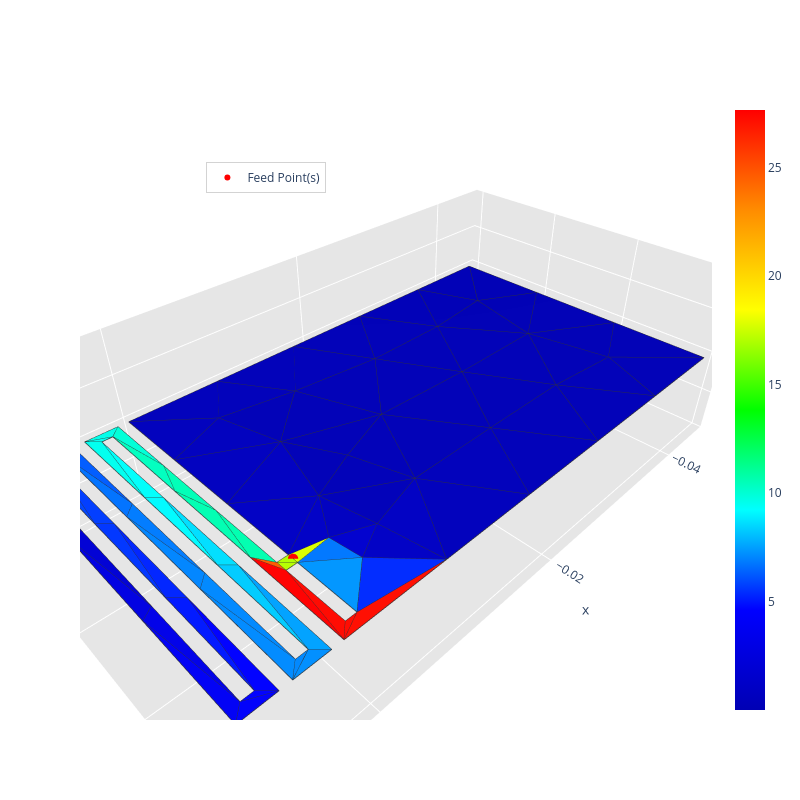
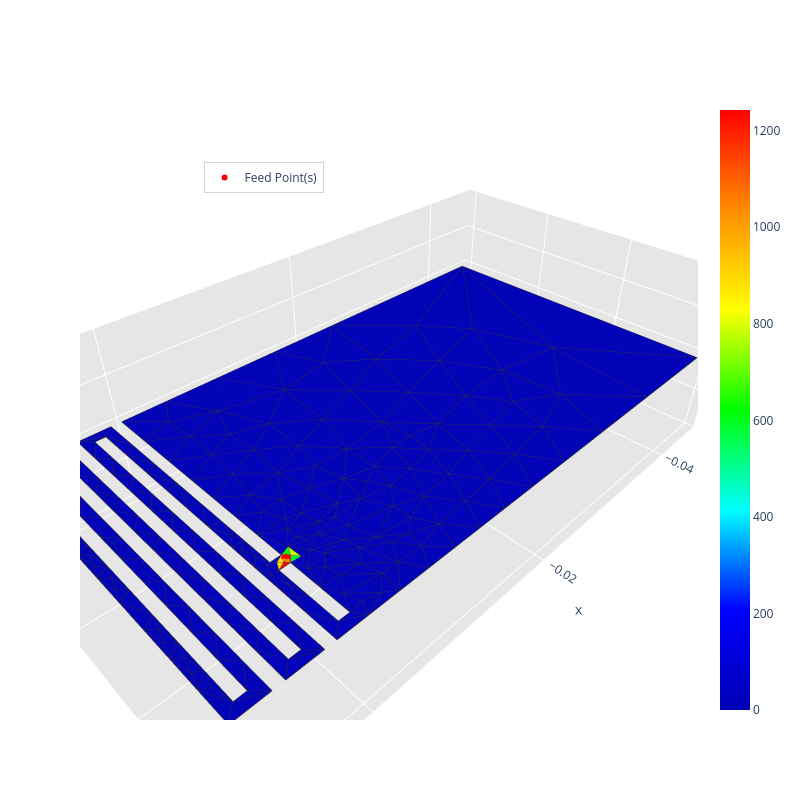
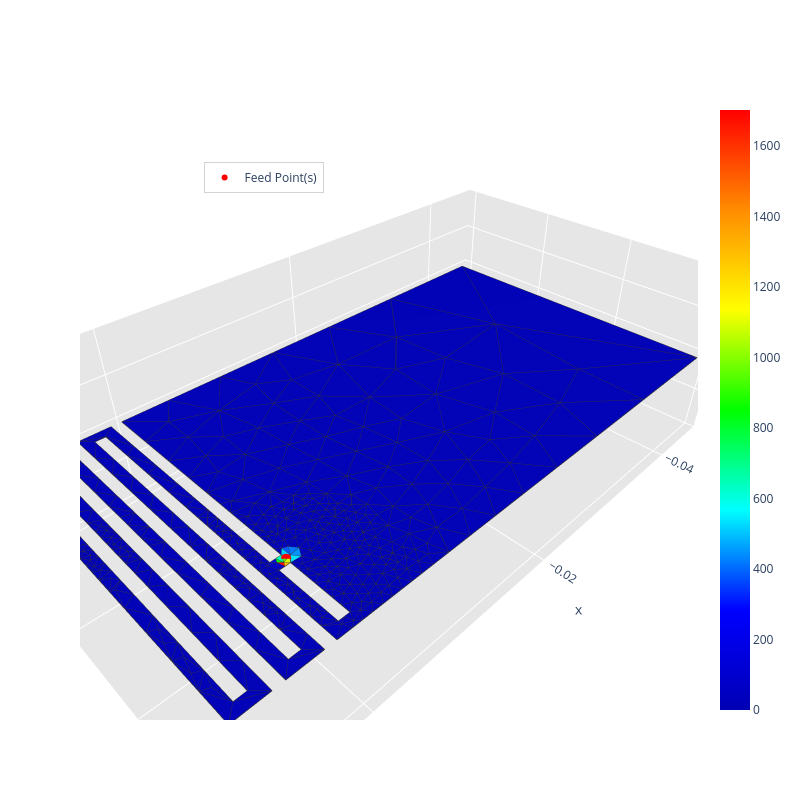

Write notebook code for charts like these, in order.
### Code cell
run_radiation_refinement(config, sizes, grid_points, radius_vicinity, path, frequency, feed_point)

### Figure 1 — Plotly figure (JSON) as saved in the notebook; plotly's stock layout.template omitted (floating-point values rounded to 4 significant figures; data arrays with more than 128 entries replaced by an {"elided": "..."} marker saying what was removed)
{"data": [{"facecolor": ["rgb(0, 0, 189)", "rgb(0, 0, 181)", "rgb(0, 0, 191)", "rgb(0, 0, 181)", "rgb(0, 0, 194)", "rgb(0, 0, 186)", "rgb(0, 0, 183)", "rgb(0, 0, 181)", "rgb(0, 0, 193)", "rgb(0, 0, 181)", "rgb(0, 0, 181)", "rgb(0, 0, 181)", "rgb(0, 0, 184)", "rgb(0, 0, 182)", "rgb(0, 0, 183)", "rgb(0, 0, 182)", "rgb(0, 0, 182)", "rgb(0, 0, 182)", "rgb(0, 0, 181)", "rgb(0, 0, 185)", "rgb(0, 0, 181)", "rgb(0, 0, 188)", "rgb(0, 0, 183)", "rgb(0, 0, 180)", "rgb(0, 0, 181)", "rgb(0, 0, 183)", "rgb(0, 0, 185)", "rgb(0, 0, 181)", "rgb(0, 0, 180)", "rgb(0, 0, 180)", "rgb(0, 0, 181)", "rgb(0, 0, 181)", "rgb(0, 0, 181)", "rgb(0, 0, 196)", "rgb(0, 0, 181)", "rgb(0, 0, 187)", "rgb(0, 0, 183)", "rgb(0, 0, 182)", "rgb(0, 0, 195)", "rgb(0, 0, 182)", "rgb(0, 0, 180)", "rgb(0, 0, 180)", "rgb(0, 0, 182)", "rgb(0, 0, 190)", "rgb(0, 0, 180)", "rgb(0, 0, 181)", "rgb(0, 0, 180)", "rgb(0, 118, 255)", "rgb(0, 0, 204)", "rgb(255, 10, 0)", "rgb(217, 255, 0)", "rgb(0, 255, 230)", "rgb(0, 141, 255)", "rgb(0, 134, 255)", "rgb(0, 255, 237)", "rgb(0, 67, 255)", "rgb(0, 75, 255)", "rgb(0, 0, 251)", "rgb(0, 0, 248)", "rgb(180, 255, 0)", "rgb(175, 255, 0)", "rgb(0, 148, 255)", "rgb(255, 89, 0)", "rgb(255, 9, 0)", "rgb(255, 0, 0)", "rgb(0, 255, 174)", "rgb(255, 13, 0)", "rgb(0, 255, 213)", "rgb(0, 255, 189)", "rgb(0, 255, 236)", "rgb(0, 255, 249)", "rgb(0, 160, 255)", "rgb(0, 137, 255)", "rgb(0, 91, 255)", "rgb(0, 113, 255)", "rgb(0, 68, 255)", "rgb(0, 60, 255)", "rgb(0, 0, 254)", "rgb(0, 0, 242)", "rgb(0, 0, 203)", "rgb(0, 0, 230)", "rgb(0, 24, 255)", "rgb(0, 135, 255)", "rgb(0, 201, 255)", "rgb(0, 220, 255)", "rgb(0, 248, 255)", "rgb(0, 0, 223)", "rgb(0, 0, 210)", "rgb(0, 36, 255)", "rgb(0, 53, 255)", "rgb(0, 255, 176)", "rgb(0, 255, 181)", "rgb(0, 122, 255)", "rgb(0, 132, 255)", "rgb(0, 0, 185)", "rgb(0, 42, 255)"], "i": [55, 70, 54, 62, 54, 59, 57, 61, 59, 67, 66, 64, 72, 57, 58, 30, 31, 30, 68, 64, 65, 55, 29, 33, 66, 64, 28, 67, 4, 32, 67, 56, 6, 60, 66, 5, 61, 60, 63, 64, 68, 70, 62, 60, 70, 31, 33, 0, 69, 26, 3, 24, 11, 22, 9, 12, 21, 19, 18, 0, 2, 0, 1, 26, 7, 34, 7, 8, 52, 9, 51, 23, 22, 12, 48, 13, 47, 19, 18, 16, 42, 41, 38, 37, 50, 36, 43, 43, 46, 40, 53, 35, 39, 49, 16, 27], "j": [67, 71, 67, 71, 60, 64, 65, 71, 73, 76, 71, 66, 76, 62, 65, 61, 68, 68, 71, 65, 71, 76, 72, 70, 72, 73, 76, 72, 74, 75, 77, 74, 75, 69, 77, 76, 72, 77, 73, 77, 75, 74, 74, 73, 75, 75, 74, 69, 73, 27, 69, 25, 23, 23, 24, 13, 12, 14, 14, 1, 3, 63, 34, 7, 34, 53, 27, 25, 35, 51, 9, 37, 11, 21, 39, 47, 13, 41, 15, 44, 45, 19, 49, 23, 36, 50, 45, 44, 40, 46, 34, 52, 48, 38, 17, 63], "k": [54, 68, 60, 70, 3, 58, 62, 66, 64, 72, 65, 65, 28, 56, 57, 29, 30, 61, 61, 58, 62, 67, 28, 32, 61, 60, 5, 66, 33, 6, 60, 4, 31, 3, 67, 55, 29, 64, 59, 66, 70, 62, 56, 69, 32, 68, 70, 63, 63, 7, 0, 8, 10, 11, 8, 20, 20, 18, 15, 2, 0, 27, 2, 1, 1, 2, 59, 52, 8, 24, 36, 10, 38, 48, 12, 20, 40, 14, 42, 43, 18, 46, 22, 50, 37, 51, 42, 45, 41, 47, 35, 53, 49, 39, 44, 59], "name": "", "type": "mesh3d", "x": [0.0, 0.001, 0.001, 0.0, -0.045, 0.0, -0.045, 0.002, 0.002, 0.003, 0.003, 0.006, 0.006, 0.007, 0.007, 0.01, 0.01, 0.009, 0.009, 0.008, 0.008, 0.005, 0.005, 0.004, 0.004, 0.001, 0.001, 0.0, -0.009, -0.018, -0.027, -0.036, -0.045, -0.045, 0.002, 0.002, 0.003, 0.003, 0.006, 0.006, 0.007, 0.007, 0.01, 0.01, 0.009, 0.009, 0.008, 0.008, 0.005, 0.005, 0.004, 0.004, 0.001, 0.001, 0.0, 0.0, -0.0356, -0.0262, -0.0168, -0.0074, -0.005413, -0.02212, -0.03076, -0.003448, -0.01202, -0.02131, -0.01611, -0.007505, -0.0312, -0.00306, -0.03671, -0.02634, -0.01309, -0.006469, -0.03849, -0.03873, -0.005788, -0.01024], "y": [0.023, 0.023, 0.022, 0.022, 0.03, 0.0, 0.0, 0.03, 0.001, 0.001, 0.03, 0.03, 0.001, 0.001, 0.03, 0.03, 4.337e-19, 4.337e-19, 0.029, 0.029, 4.337e-19, 4.337e-19, 0.029, 0.029, 4.337e-19, 4.337e-19, 0.029, 0.029, 0.0, 0.0, 0.0, 0.0, 0.01, 0.02, 0.02033, 0.01067, 0.01067, 0.02033, 0.02033, 0.01067, 0.01067, 0.02033, 0.02, 0.01, 0.009667, 0.01933, 0.01933, 0.009667, 0.009667, 0.01933, 0.01933, 0.009667, 0.007333, 0.01467, 0.01467, 0.007333, 0.03, 0.03, 0.03, 0.03, 0.01882, 0.007464, 0.02262, 0.0258, 0.02256, 0.02255, 0.01457, 0.01147, 0.007415, 0.02271, 0.01499, 0.015, 0.006391, 0.02413, 0.02337, 0.006555, 0.005001, 0.01671], "z": [0.0, 0.0, 0.0, 0.0, 0.0, 0.0, 0.0, 0.0, 0.0, 0.0, 0.0, 0.0, 0.0, 0.0, 0.0, 0.0, 0.0, 0.0, 0.0, 0.0, 0.0, 0.0, 0.0, 0.0, 0.0, 0.0, 0.0, 0.0, 0.0, 0.0, 0.0, 0.0, 0.0, 0.0, 0.0, 0.0, 0.0, 0.0, 0.0, 0.0, 0.0, 0.0, 0.0, 0.0, 0.0, 0.0, 0.0, 0.0, 0.0, 0.0, 0.0, 0.0, 0.0, 0.0, 0.0, 0.0, 0.0, 0.0, 0.0, 0.0, 0.0, 0.0, 0.0, 0.0, 0.0, 0.0, 0.0, 0.0, 0.0, 0.0, 0.0, 0.0, 0.0, 0.0, 0.0, 0.0, 0.0, 0.0]}, {"line": {"color": "rgb(50, 50, 50)", "width": 1.5}, "mode": "lines", "showlegend": false, "type": "scatter3d", "x": {"elided": "480 float values"}, "y": {"elided": "480 float values"}, "z": {"elided": "480 int values"}}, {"hoverinfo": "none", "marker": {"color": [0.01569, 27.65], "colorscale": [[0, "rgb(0, 0, 180)"], [0.1667, "rgb(0, 0, 255)"], [0.3333, "rgb(0, 255, 255)"], [0.5, "rgb(0, 255, 0)"], [0.6667, "rgb(255, 255, 0)"], [0.8333, "rgb(255, 140, 0)"], [1, "rgb(255, 0, 0)"]], "showscale": true, "size": 0.1}, "mode": "markers", "showlegend": false, "type": "scatter3d", "x": [0.0], "y": [0.023], "z": [0.0]}, {"marker": {"color": "red", "size": 6, "symbol": "circle"}, "mode": "markers+text", "name": "Feed Point(s)", "type": "scatter3d", "x": [0.0], "y": [0.0225], "z": [0.0]}], "layout": {"height": 800, "legend": {"bgcolor": "rgba(255,255,255,0.7)", "bordercolor": "lightgray", "borderwidth": 1, "x": 0.2, "xanchor": "left", "y": 0.9, "yanchor": "top"}, "scene": {"aspectratio": {"x": 1, "y": 0.5455, "z": 0.3}, "camera": {"eye": {"x": 0.65, "y": 0.65, "z": 0.65}}, "xaxis": {"backgroundcolor": "rgb(230, 230, 230)", "gridcolor": "rgb(255, 255, 255)", "showbackground": true, "zerolinecolor": "rgb(255, 255, 255)"}, "yaxis": {"backgroundcolor": "rgb(230, 230, 230)", "gridcolor": "rgb(255, 255, 255)", "showbackground": true, "zerolinecolor": "rgb(255, 255, 255)"}, "zaxis": {"backgroundcolor": "rgb(230, 230, 230)", "gridcolor": "rgb(255, 255, 255)", "showbackground": true, "zerolinecolor": "rgb(255, 255, 255)"}}, "title": {"text": ""}, "width": 800}}

### Figure 2 — Plotly figure (JSON) as saved in the notebook; plotly's stock layout.template omitted (floating-point values rounded to 4 significant figures; data arrays with more than 128 entries replaced by an {"elided": "..."} marker saying what was removed)
{"data": [{"facecolor": {"elided": "347 str values"}, "i": {"elided": "347 int values"}, "j": {"elided": "347 int values"}, "k": {"elided": "347 int values"}, "name": "", "type": "mesh3d", "x": {"elided": "242 float values"}, "y": {"elided": "242 float values"}, "z": {"elided": "242 float values"}}, {"line": {"color": "rgb(50, 50, 50)", "width": 1.5}, "mode": "lines", "showlegend": false, "type": "scatter3d", "x": {"elided": "1735 float values"}, "y": {"elided": "1735 float values"}, "z": {"elided": "1735 int values"}}, {"hoverinfo": "none", "marker": {"color": [0.003287, 1243.0], "colorscale": [[0, "rgb(0, 0, 180)"], [0.1667, "rgb(0, 0, 255)"], [0.3333, "rgb(0, 255, 255)"], [0.5, "rgb(0, 255, 0)"], [0.6667, "rgb(255, 255, 0)"], [0.8333, "rgb(255, 140, 0)"], [1, "rgb(255, 0, 0)"]], "showscale": true, "size": 0.1}, "mode": "markers", "showlegend": false, "type": "scatter3d", "x": [0.002], "y": [0.03], "z": [0.0]}, {"marker": {"color": "red", "size": 6, "symbol": "circle"}, "mode": "markers+text", "name": "Feed Point(s)", "type": "scatter3d", "x": [0.0], "y": [0.0225], "z": [0.0]}], "layout": {"height": 800, "legend": {"bgcolor": "rgba(255,255,255,0.7)", "bordercolor": "lightgray", "borderwidth": 1, "x": 0.2, "xanchor": "left", "y": 0.9, "yanchor": "top"}, "scene": {"aspectratio": {"x": 1, "y": 0.5455, "z": 0.3}, "camera": {"eye": {"x": 0.65, "y": 0.65, "z": 0.65}}, "xaxis": {"backgroundcolor": "rgb(230, 230, 230)", "gridcolor": "rgb(255, 255, 255)", "showbackground": true, "zerolinecolor": "rgb(255, 255, 255)"}, "yaxis": {"backgroundcolor": "rgb(230, 230, 230)", "gridcolor": "rgb(255, 255, 255)", "showbackground": true, "zerolinecolor": "rgb(255, 255, 255)"}, "zaxis": {"backgroundcolor": "rgb(230, 230, 230)", "gridcolor": "rgb(255, 255, 255)", "showbackground": true, "zerolinecolor": "rgb(255, 255, 255)"}}, "title": {"text": ""}, "width": 800}}

### Figure 3 — Plotly figure (JSON) as saved in the notebook; plotly's stock layout.template omitted (floating-point values rounded to 4 significant figures; data arrays with more than 128 entries replaced by an {"elided": "..."} marker saying what was removed)
{"data": [{"facecolor": {"elided": "700 str values"}, "i": {"elided": "700 int values"}, "j": {"elided": "700 int values"}, "k": {"elided": "700 int values"}, "name": "", "type": "mesh3d", "x": {"elided": "461 float values"}, "y": {"elided": "461 float values"}, "z": {"elided": "461 float values"}}, {"line": {"color": "rgb(50, 50, 50)", "width": 1.5}, "mode": "lines", "showlegend": false, "type": "scatter3d", "x": {"elided": "3500 float values"}, "y": {"elided": "3500 float values"}, "z": {"elided": "3500 int values"}}, {"hoverinfo": "none", "marker": {"color": [0.003674, 1703.0], "colorscale": [[0, "rgb(0, 0, 180)"], [0.1667, "rgb(0, 0, 255)"], [0.3333, "rgb(0, 255, 255)"], [0.5, "rgb(0, 255, 0)"], [0.6667, "rgb(255, 255, 0)"], [0.8333, "rgb(255, 140, 0)"], [1, "rgb(255, 0, 0)"]], "showscale": true, "size": 0.1}, "mode": "markers", "showlegend": false, "type": "scatter3d", "x": [0.002], "y": [0.03], "z": [0.0]}, {"marker": {"color": "red", "size": 6, "symbol": "circle"}, "mode": "markers+text", "name": "Feed Point(s)", "type": "scatter3d", "x": [0.0], "y": [0.0225], "z": [0.0]}], "layout": {"height": 800, "legend": {"bgcolor": "rgba(255,255,255,0.7)", "bordercolor": "lightgray", "borderwidth": 1, "x": 0.2, "xanchor": "left", "y": 0.9, "yanchor": "top"}, "scene": {"aspectratio": {"x": 1, "y": 0.5455, "z": 0.3}, "camera": {"eye": {"x": 0.65, "y": 0.65, "z": 0.65}}, "xaxis": {"backgroundcolor": "rgb(230, 230, 230)", "gridcolor": "rgb(255, 255, 255)", "showbackground": true, "zerolinecolor": "rgb(255, 255, 255)"}, "yaxis": {"backgroundcolor": "rgb(230, 230, 230)", "gridcolor": "rgb(255, 255, 255)", "showbackground": true, "zerolinecolor": "rgb(255, 255, 255)"}, "zaxis": {"backgroundcolor": "rgb(230, 230, 230)", "gridcolor": "rgb(255, 255, 255)", "showbackground": true, "zerolinecolor": "rgb(255, 255, 255)"}}, "title": {"text": ""}, "width": 800}}
